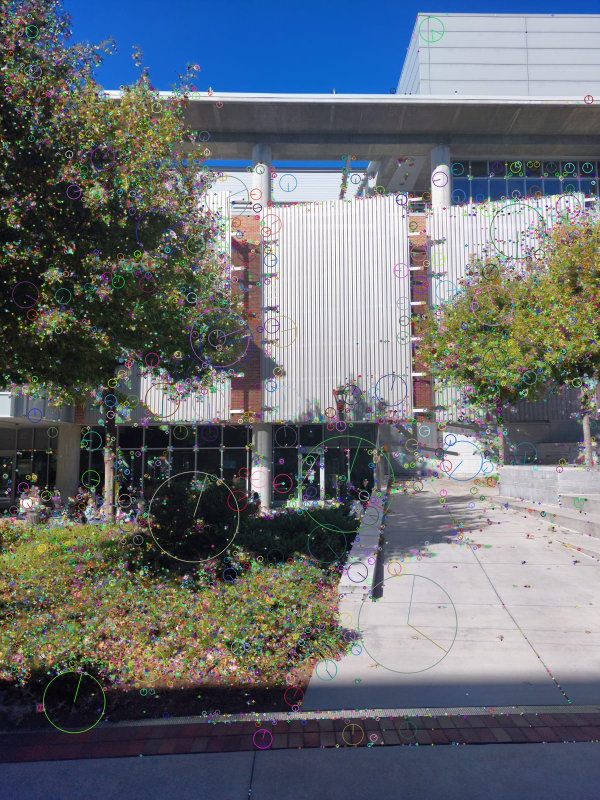
#> input picture python-analysis/2-fp.jpg, 1200 x 1600 px, given in place of CLOUGH-1-1.jpg, which was not available (shown at 1/2 size)
$ python main.py
#> lines starting #> are read from the running program, lines starting #| are printed output that depends on the picture; after the words box and inside, x2 and y2 are one past the last pixel; in counts of white or black regions, pixels touching at a corner belong together; pictures that were not available may be replaced by others from this repository, and a replacement may not be noted
import cv2

BUILDINGS   = ['CLOUGH']
ANGLES      = [1,2,3,4,5,6,7]
TIME_OF_DAY = [1,2]

PREFIX_FOLDER = "img/"

def generateImgPaths():
    ans = []

    for building in BUILDINGS:
        for angle in ANGLES:
            for time in TIME_OF_DAY:
                ans.append(building + "-" + str(angle) + "-" + str(time))

    return ans

def generateFeaturePointsToFile(path):
#> called with path = 'img/CLOUGH-1-1'
    img = cv2.imread(path + ".jpg")
#> img is the input picture: shape (1600, 1200, 3); mean B, G, R 114.8, 109.1, 103.7
    # gray = cv2.cvtColor(img, cv2.COLOR_BGR2GRAY)
    # Applying SIFT detector
    sift = cv2.xfeatures2d.SIFT_create()
    kp = sift.detect(img, None)
#> kp = 18536 keypoints; strongest (x, y, size): (10, 564, 2.5), (56, 536, 2.7), (1004, 423, 2.3), (455, 1079, 2.2)

    img = cv2.drawKeypoints(img, kp, img, flags=cv2.DRAW_MATCHES_FLAGS_DRAW_RICH_KEYPOINTS)
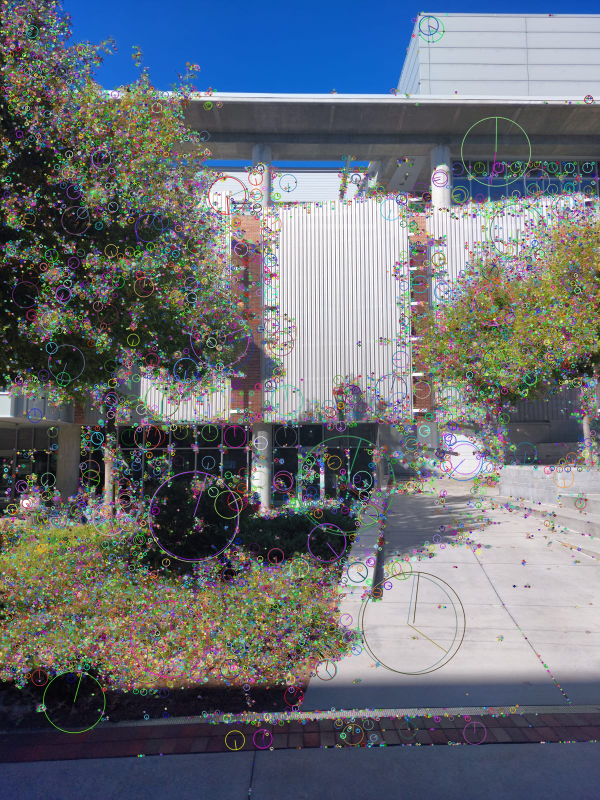
#> img: shape (1600, 1200, 3) (shown at 1/2 size); mean B, G, R 117.5, 110.7, 105.6
    cv2.imwrite(path + "-fp.jpg", img)


def main():

    IMG_PATHS = generateImgPaths()

    IMG_PATHS = [PREFIX_FOLDER + x for x in IMG_PATHS]

    for image_path in IMG_PATHS:
        generateFeaturePointsToFile(image_path)
#> pass 2 of the loop in main, `for image_path in IMG_PATHS:`:
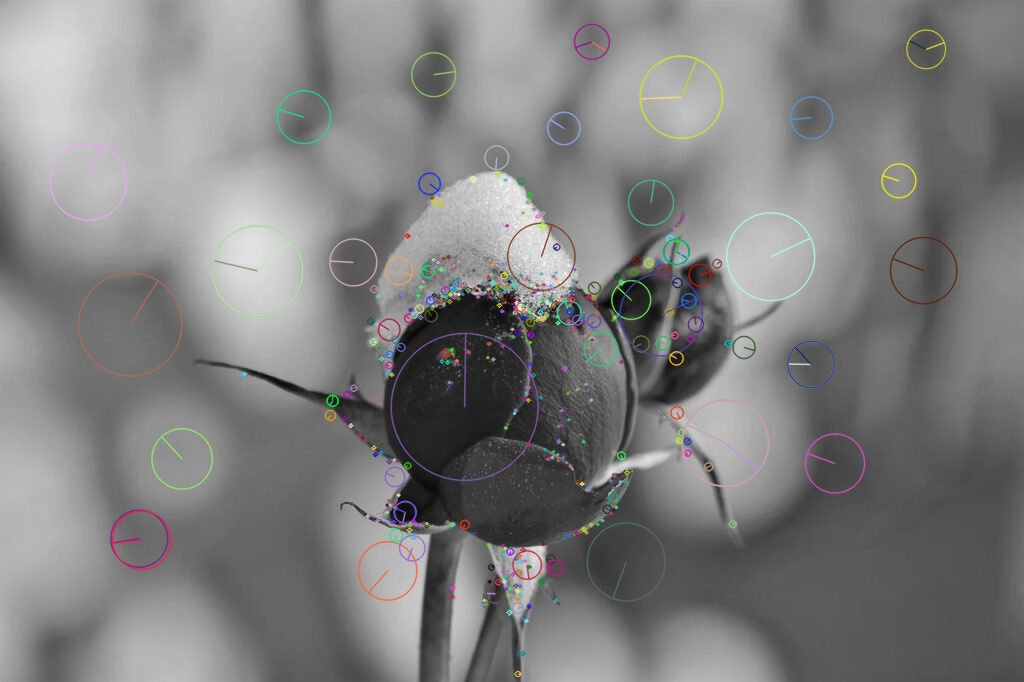
#> input picture python-analysis/image-with-keypoints.jpg, 1024 x 682 px, given in place of CLOUGH-1-2.jpg, which was not available
#> in generateFeaturePointsToFile, img is the input picture: shape (682, 1024, 3); mean B, G, R 127.1, 127.2, 127.4
#> kp = 809 keypoints; strongest (x, y, size): (563, 444, 2.2), (582, 484, 2.7), (514, 413, 2.1), (516, 303, 2.2)
#> in generateFeaturePointsToFile (call 2), `img = cv2.drawKeypoints(img, kp, img, flags=cv2.DRAW_MATCHES_FLAGS_DRA..`:
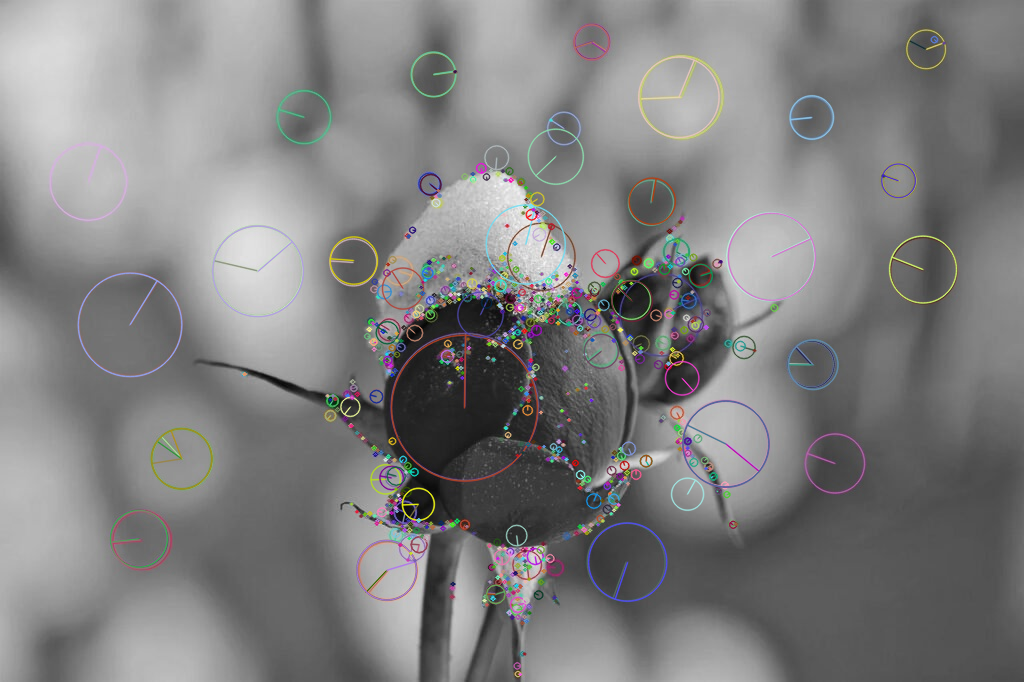
#> img: shape (682, 1024, 3); 5.23% of pixels changed, all inside (x1, y1, x2, y2) = (77, 23, 958, 676)

if __name__ == "__main__":
#> (the run stopped early here; a loop or call above may not have finished)
